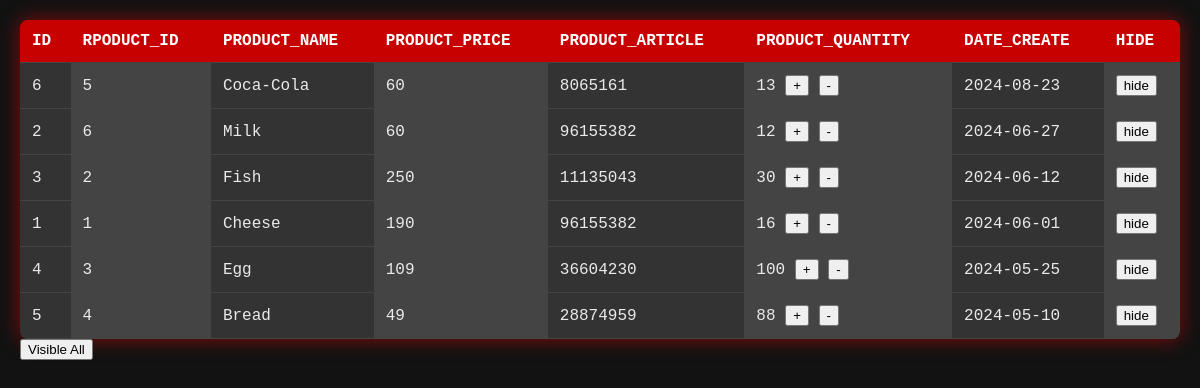
The page / on the database its author committed.
### tables this page shows
CREATE TABLE `products` (
  `ID` int(11) NOT NULL,
  `RPODUCT_ID` int(11) NOT NULL,
  `PRODUCT_NAME` text NOT NULL,
  `PRODUCT_PRICE` int(11) NOT NULL,
  `PRODUCT_ARTICLE` int(11) NOT NULL,
  `PRODUCT_QUANTITY` int(11) NOT NULL,
  `DATE_CREATE` date NOT NULL,
  `ACTIVE` tinyint(1) NOT NULL
);

### include/CProducts.php (called while the page is built, shortened)
<?php
class CProducts
{
    private static $servername = "localhost";
    private static $username = "root";
    private static $password = "";
    private static $dbname = "test";
    public static function getProducts(int $count)
    {
        $mysqli = self::getConnection();
        $result = $mysqli->query("SELECT ID, RPODUCT_ID, PRODUCT_NAME, PRODUCT_PRICE, PRODUCT_ARTICLE, PRODUCT_QUANTITY, DATE_CREATE
                                        FROM products WHERE ACTIVE = 1
                                        ORDER BY DATE_CREATE DESC LIMIT $count");
        $table = $result->fetch_all(MYSQLI_ASSOC);
        return $table;
    }
    public static function getConnection()
    {
        return new mysqli(self::$servername, self::$username, self::$password, self::$dbname);
    }
}

### index.php (the view, shortened to what this page needs)
<!DOCTYPE html>
<html>
<head>
    <link rel="stylesheet" href="include/table.css">
    <?php
    require_once "include/CProducts.php";
    $db = CProducts::getProducts(6); ?>
</head>
<body>
    <div class="table-container">
        <table class="table table-dark table-hover">
            <thead>
                <tr>
                    <?php
                    foreach($db[0] as $key=>$product){
                       echo "<th>".$key."</th>";
                    } ?>
                    <th>HIDE</th>
                </tr>
            </thead>
            <tbody>
            <?php
                foreach($db as $product){
                    echo "<tr>";
                        foreach($product as $key=>$value){
                            echo "<td><span class='replace'>".$value."</span>";
                            if ($key == "PRODUCT_QUANTITY") { ?>
                                <input class="plusButton" type="button" value="+" id="<?php echo $product["ID"];?>">
                                <input class="minusButton" type="button" value="-" id="<?php echo $product["ID"];?>">
                            <?php }
                            echo "</td>";
                        }
                    echo "<td>";
                ?>
                    <input class="hideButton" type="button" value="hide" id="<?php echo $product["ID"];?>">
                    <?php echo "</td>";
                    echo "</tr>";
                }
            echo "</tbody>"; ?>
        </table>
    </div>
    <input class="visibleButton" type="submit" value="Visible All">
</body>
</html>

### include/table.css (style rules this page uses)
body { font-family: 'Courier New', Courier, monospace; background-color: #121212; color: #eaeaea; margin: 0; padding: 20px; }
.table-container { max-width: 100%; margin: auto; overflow: hidden; border-radius: 8px; box-shadow: 0 0 20px rgba(255, 0, 0, 0.5); background-color: #222; }
table { width: 100%; border-collapse: collapse; }
thead { background-color: #c70000; color: #fff; }
th, td { padding: 12px; text-align: left; border-bottom: 1px solid #444; }
td { background-color: #333; }
td:nth-child(even) { background-color: #444; }

### rows shown on the page
products: ID "6", RPODUCT_ID "5", PRODUCT_NAME "Coca-Cola", PRODUCT_PRICE "60", PRODUCT_ARTICLE "8065161", PRODUCT_QUANTITY "13", DATE_CREATE "2024-08-23"
products: ID "2", RPODUCT_ID "6", PRODUCT_NAME "Milk", PRODUCT_PRICE "60", PRODUCT_ARTICLE "96155382", PRODUCT_QUANTITY "12", DATE_CREATE "2024-06-27"
products: ID "3", RPODUCT_ID "2", PRODUCT_NAME "Fish", PRODUCT_PRICE "250", PRODUCT_ARTICLE "11135043", PRODUCT_QUANTITY "30", DATE_CREATE "2024-06-12"
products: ID "1", RPODUCT_ID "1", PRODUCT_NAME "Cheese", PRODUCT_PRICE "190", PRODUCT_ARTICLE "96155382", PRODUCT_QUANTITY "16", DATE_CREATE "2024-06-01"
products: ID "4", RPODUCT_ID "3", PRODUCT_NAME "Egg", PRODUCT_PRICE "109", PRODUCT_ARTICLE "36604230", PRODUCT_QUANTITY "100", DATE_CREATE "2024-05-25"
products: ID "5", RPODUCT_ID "4", PRODUCT_NAME "Bread", PRODUCT_PRICE "49", PRODUCT_ARTICLE "28874959", PRODUCT_QUANTITY "88", DATE_CREATE "2024-05-10"

### other values the page prints
$key "ID"
$key "RPODUCT_ID"
$key "PRODUCT_NAME"
$key "PRODUCT_PRICE"
$key "PRODUCT_ARTICLE"
$key "PRODUCT_QUANTITY"
$key "DATE_CREATE"
